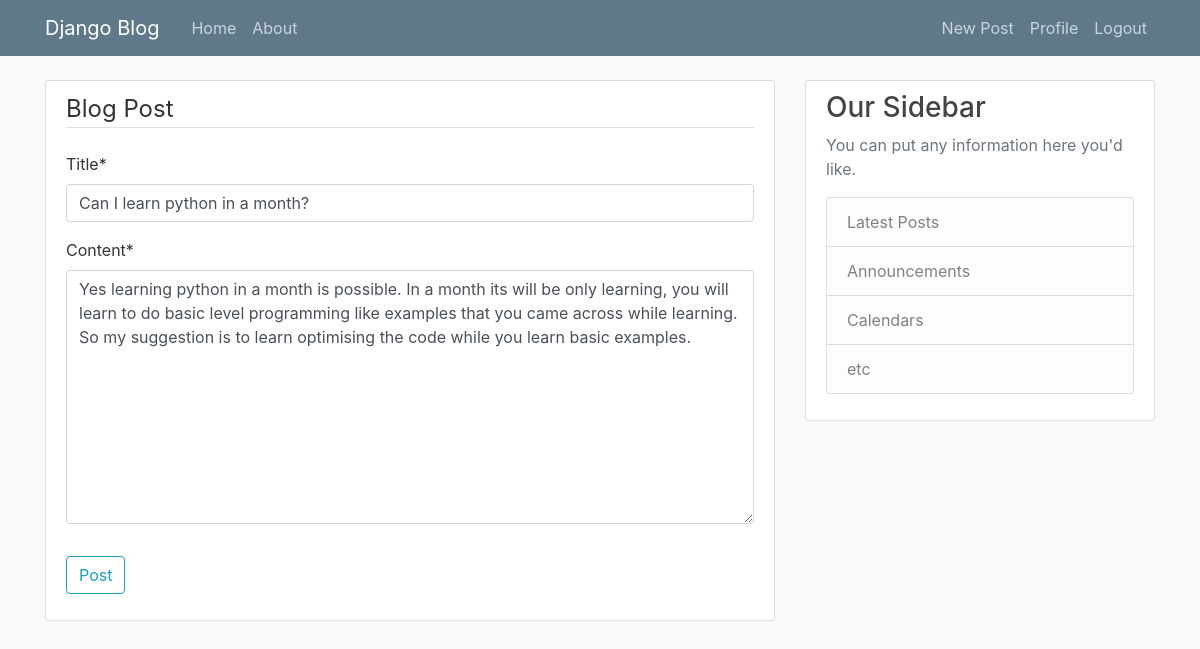
Page /post/1/update (signed in) on the committed database.
### blog/models.py (models this page shows, shortened)
class Post(models.Model):
    title = models.CharField(max_length=100)
    content = models.TextField()
    date_posted = models.DateTimeField(default=timezone.now)
    author = models.ForeignKey(User, on_delete=models.CASCADE)

### blog/views.py (the view, shortened to what this page needs)
# urls.py: path("post/<int:pk>/update", PostUpdateView.as_view(), name="post-update"),
class PostUpdateView(LoginRequiredMixin, UserPassesTestMixin, UpdateView):
    model = Post
    fields = ["title", "content"]
    def test_func(self):
        post = self.get_object()
        if self.request.user == post.author:
            return True
        return False

### blog/templates/blog/post_form.html (shortened to what this page needs)
{% extends "blog/base.html" %}
{% load crispy_forms_tags %}
{% block content %}
    <div class="content-section">
        <form method="POST">
            <fieldset class="form-group">
                <legend class="border-bottom mb-4">Blog Post</legend>
                {{ form|crispy }}
            </fieldset>
            <div class="form-group">
                <button class="btn btn-outline-info" type="submit">Post</button>
            </div>
        </form>
    </div>
{% endblock content %}

### blog/static/main.css (style rules this page uses)
body { background: #fafafa; color: #333333; margin-top: 5rem; }
.content-section { background: #ffffff; padding: 10px 20px; border: 1px solid #dddddd; border-radius: 3px; margin-bottom: 20px; }

### rows in the picture
Post: title "Can I learn python in a month?", content "Yes learning python in a month is possible. In a month its will be only learning, you will learn to do basic level programming like examples that you came across while learning. So my suggestion is to learn optimising the code while you learn basic examples."
